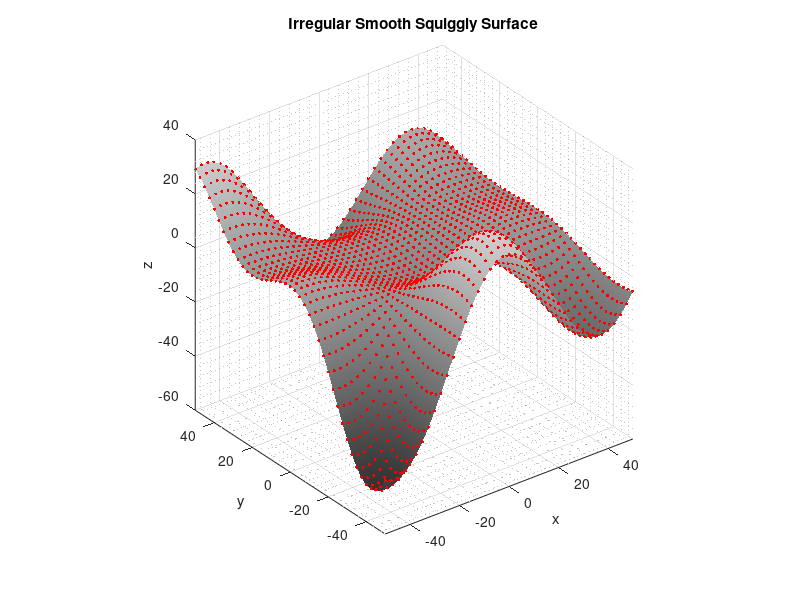
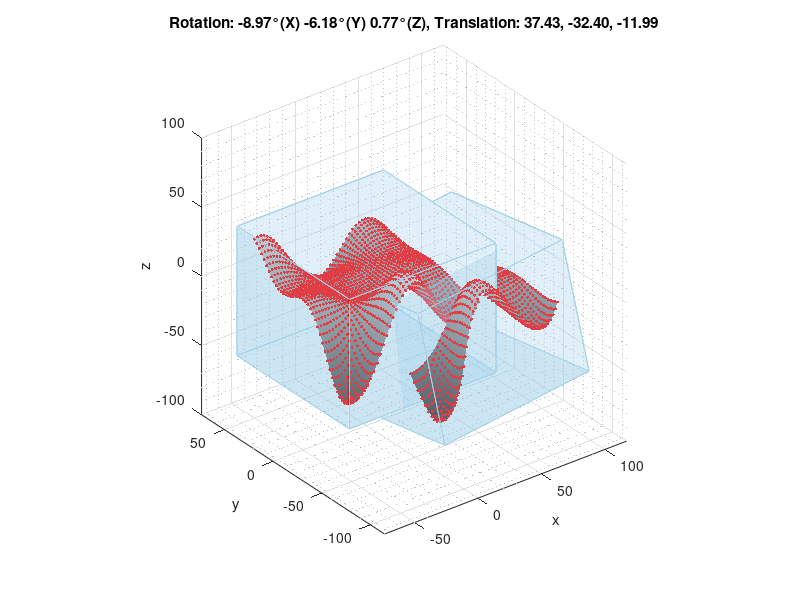

Source code (MATLAB) for these figures, in order: (Note: this script raises an error after producing the figures.)
%% Point-to-point Iterative Closest Point Algorithm - 3D

% 3-dimensional hardware friendly implementation of the point-to-point
% Iterative Closest Point (ICP) point cloud registration algorithm

out_dir_LIGHT = 'P2P_ICP_3D_Figures_LIGHT';
out_dir_DARK = 'P2P_ICP_3D_Figures_DARK';

%% Generate an irregular smooth squiggly surface

% Parameters
range = 100;            % size of 3D cubic volume containing surface (must be a whole number multiple of 4)
extent = 1;             % factor to scale range and define the horizontal extent of the surface
n_points = 10;          % number of horizontal points per range increment
downsample_factor = 1;  % source point cloud downsample factor

% Initizlize time singal vector for horizontal axes (x and y)
t = linspace(0, extent*range, extent*range*n_points+1);
x = zeros(size(t));
y = zeros(size(t));

% Number of harmonic components for horizontal signal vectors (more terms = more irregularity)
num_terms = 10;

% Stocastically generate both horizontal functions
for k = 1:num_terms
    A1 = ((rand()*(sqrt(range/2)/3))+(2*(sqrt(range/2)/3)))*(1/k);
    f1 = (rand()*1/range)+1/(2*range);
    phi1 = rand()*2*pi;
    if rand() > 0.5
        x = x + A1 * sin(2*pi*f1*t + phi1);
    else
        x = x + A1 * cos(2*pi*f1*t + phi1);
    end
    
    A2 = ((rand()*(sqrt(range/2)/3))+(2*(sqrt(range/2)/3)))*(1/k);
    f2 = (rand()*1/range)+1/(2*range);
    phi2 = rand()*2*pi;
    if rand() > 0.5
        y = y + A2 * sin(2*pi*f2*t + phi2);
    else
        y = y + A2 * cos(2*pi*f2*t + phi2);
    end
end

% Create a surface grid and multiply horizontal signal vectors to define the surface along the vertical axis
[X, Y] = meshgrid(t, t);
Z = (x' * y)/2;

% Densely sampled 3D point cloud
XYZ = [X(:) Y(:) Z(:)];

%% 3D Point Cloud

% Downsample the surface to generate a 3D point cloud
pc = zeros((n_points*4*extent+1)^2, 3);
temp_X = reshape(XYZ(:, 1), repmat(extent*range*n_points+1, [1, 2]));
pc(:, 1) = reshape(temp_X(1:range/4:end, 1:range/4:end), [], 1);
temp_Y = reshape(XYZ(:, 2), repmat(extent*range*n_points+1, [1, 2]));
pc(:, 2) = reshape(temp_Y(1:range/4:end, 1:range/4:end), [], 1);
temp_Z = reshape(XYZ(:, 3), repmat(extent*range*n_points+1, [1, 2]));
pc(:, 3) = reshape(temp_Z(1:range/4:end, 1:range/4:end), [], 1);

% Center the 3D point cloud at zero (center the surface data as well)
pc = pc - mean(pc, 1);
XYZ = XYZ - mean(XYZ, 1);

% Define the corners for a bounding cube around pc with a 10% border
min_X = min(pc(:, 1));
max_X = max(pc(:, 1));
min_Y = min(pc(:, 2));
max_Y = max(pc(:, 2));
min_Z = min(pc(:, 3));
max_Z = max(pc(:, 3));
border = min([0.1*(max_X-min_X), 0.1*(max_Y-min_Y), 0.1*(max_Z-min_Z)]);
cnrs = [min_X-border, min_Y-border, min_Z-border; ...
        max_X+border, min_Y-border, min_Z-border; ...
        max_X+border, max_Y+border, min_Z-border; ...
        min_X-border, max_Y+border, min_Z-border; ...
        min_X-border, min_Y-border, max_Z+border; ...
        max_X+border, min_Y-border, max_Z+border; ...
        max_X+border, max_Y+border, max_Z+border; ...
        min_X-border, max_Y+border, max_Z+border; ...
        min_X-border, min_Y-border, min_Z-border; ...
        max_X+border, min_Y-border, min_Z-border; ...
        max_X+border, min_Y-border, max_Z+border; ...
        min_X-border, min_Y-border, max_Z+border; ...
        min_X-border, max_Y+border, min_Z-border; ...
        max_X+border, max_Y+border, min_Z-border; ...
        max_X+border, max_Y+border, max_Z+border; ...
        min_X-border, max_Y+border, max_Z+border; ...
        min_X-border, min_Y-border, min_Z-border; ...
        min_X-border, max_Y+border, min_Z-border; ...
        min_X-border, max_Y+border, max_Z+border; ...
        min_X-border, min_Y-border, max_Z+border; ...
        max_X+border, min_Y-border, min_Z-border; ...
        max_X+border, max_Y+border, min_Z-border; ...
        max_X+border, max_Y+border, max_Z+border; ...
        max_X+border, min_Y-border, max_Z+border];

%% Downsample the point cloud

% Downsample the 3D point cloud according to downsample_factor using binning
num_bins = ceil(sqrt(size(pc, 1))/downsample_factor);
pc_downsampled = zeros(num_bins^2, 3);

temp_pcX = reshape(pc(:, 1), repmat(sqrt(size(pc, 1)), [1, 2]));
temp_pcY = reshape(pc(:, 2), repmat(sqrt(size(pc, 1)), [1, 2]));

pc_downsampled(:, 1) = reshape(temp_pcX(1:downsample_factor:end, 1:downsample_factor:end), [], 1);
pc_downsampled(:, 2) = reshape(temp_pcY(1:downsample_factor:end, 1:downsample_factor:end), [], 1);

temp_pcZ = reshape(pc(:, 3), repmat(sqrt(size(pc, 1)), [1, 2]));
temp_pcZ_downsampled = zeros(ceil(size(temp_pcZ)/4));

for i = 1:num_bins
    bin_i_start = (i-1) * downsample_factor + 1;
    bin_i_end = min(i * downsample_factor, sqrt(size(pc, 1)));
    for j = 1:num_bins
        bin_j_start = (j-1) * downsample_factor + 1;
        bin_j_end = min(j * downsample_factor, sqrt(size(pc, 1)));        
        temp_pcZ_downsampled(i, j) = mean(mean(temp_pcZ(bin_i_start:bin_i_end, bin_j_start:bin_j_end)));
    end
end

% pc_downsampled(:, 3) = reshape(temp_pcZ_downsampled, [], 1);
pc_downsampled(:, 3) = reshape(temp_pcZ(1:downsample_factor:end, 1:downsample_factor:end), [], 1);

%% Add some noise to simulate real world acquisition

% Add Gaussian nonise to the point cloud
noise_level = range/200; % Adjust the noise level as needed
noise = 0; %noise_level * randn(size(pc_downsampled)); % Generate Gaussian noise
pc_noisy = pc_downsampled + noise; % Add noise to the point cloud

%% Transform the point cloud and add some noise

% Random rotation andles for each axis (x, y & z)
angles = (rand(1, 3) * deg2rad(30)) - deg2rad(15);

% Per-axis rotation matrices
Rx = [1, 0, 0;
      0, cos(angles(1)), -sin(angles(1));
      0, sin(angles(1)), cos(angles(1))];

Ry = [cos(angles(2)), 0, sin(angles(2));
      0, 1, 0;
      -sin(angles(2)), 0, cos(angles(2))];

Rz = [cos(angles(3)), -sin(angles(3)), 0;
      sin(angles(3)), cos(angles(3)), 0;
      0, 0, 1];

% 3-dimensioinal rotation matrix (axis rotations applied in ZYX order)
R = Rz * Ry * Rx;

% Random translation vector
t = rand(1, 3)*2*range-range; % Random translation in the range [0, 10]

% Apply transformation: rotate then translate
pc_transformed = (R * pc_noisy')' + t;
XYZ_transformed = (R * XYZ')' + t;
cnrs_transformed = (R * cnrs')' + t;

%% Visualize the point clouds

% Visualize the surface including the downsampled point cloud
figure; hold on;
surf(reshape(XYZ(:, 1), repmat(sqrt(size(XYZ, 1)), [1, 2])), ...
     reshape(XYZ(:, 2), repmat(sqrt(size(XYZ, 1)), [1, 2])), ...
     reshape(XYZ(:, 3), repmat(sqrt(size(XYZ, 1)), [1, 2])), ...
     'EdgeColor', 'none');
scatter3(reshape(pc(:, 1), repmat(sqrt(size(pc, 1)), [1, 2])), ...
         reshape(pc(:, 2), repmat(sqrt(size(pc, 1)), [1, 2])), ...
         reshape(pc(:, 3), repmat(sqrt(size(pc, 1)), [1, 2])), ...
         'filled', 'MarkerFaceColor', 'r', 'SizeData', 5);
hold off; axis equal; view(3);
grid on; grid minor
colormap(repmat(linspace(0.2, 0.8, 256)', [1, 3]));

xlim([min(XYZ(:, 1)) max(XYZ(:, 1))]);
ylim([min(XYZ(:, 2)) max(XYZ(:, 2))]);

xlabel('x');
ylabel('y');
zlabel('z');
title('Irregular Smooth Squiggly Surface');
fig1 = gcf;

% Visualize point clouds before ICP
figure; hold on;

% Original point cloud
scatter3(reshape(pc(:, 1), repmat(sqrt(size(pc, 1)), [1, 2])), ...
         reshape(pc(:, 2), repmat(sqrt(size(pc, 1)), [1, 2])), ...
         reshape(pc(:, 3), repmat(sqrt(size(pc, 1)), [1, 2])), ...
         'filled', 'MarkerFaceColor', 'r', 'SizeData', 5);
surf(reshape(XYZ(:, 1), repmat(sqrt(size(XYZ, 1)), [1, 2])), ...
     reshape(XYZ(:, 2), repmat(sqrt(size(XYZ, 1)), [1, 2])), ...
     reshape(XYZ(:, 3), repmat(sqrt(size(XYZ, 1)), [1, 2])), ...
     'EdgeColor', 'none');
for i = 1:4:24
    fill3(cnrs(i:(i+3), 1), cnrs(i:(i+3), 2), cnrs(i:(i+3), 3), ...
          [0.6 0.8 0.9], 'FaceAlpha', 0.3, 'EdgeColor', [0.64 0.82 0.91]);
end

% Transformed point cloud
scatter3(reshape(pc_transformed(:, 1), repmat(sqrt(size(pc_transformed, 1)), [1, 2])), ...
         reshape(pc_transformed(:, 2), repmat(sqrt(size(pc_transformed, 1)), [1, 2])), ...
         reshape(pc_transformed(:, 3), repmat(sqrt(size(pc_transformed, 1)), [1, 2])), ...
         'filled', 'MarkerFaceColor', 'r', 'SizeData', 5);
surf(reshape(XYZ_transformed(:, 1), repmat(sqrt(size(XYZ_transformed, 1)), [1, 2])), ...
     reshape(XYZ_transformed(:, 2), repmat(sqrt(size(XYZ_transformed, 1)), [1, 2])), ...
     reshape(XYZ_transformed(:, 3), repmat(sqrt(size(XYZ_transformed, 1)), [1, 2])), ...
     'EdgeColor', 'none');
for i = 1:4:24
    fill3(cnrs_transformed(i:(i+3), 1), cnrs_transformed(i:(i+3), 2), cnrs_transformed(i:(i+3), 3), ...
          [0.6 0.8 0.9], 'FaceAlpha', 0.3, 'EdgeColor', [0.64 0.82 0.91]);
end

hold off; axis equal; view(3);
grid on; grid minor
colormap(repmat(linspace(0.2, 0.8, 256)', [1, 3]));

% Minimum axis limits
x_limits = [min([cnrs(:, 1); cnrs_transformed(:, 1)]), max([cnrs(:, 1); cnrs_transformed(:, 1)])];
y_limits = [min([cnrs(:, 2); cnrs_transformed(:, 2)]), max([cnrs(:, 2); cnrs_transformed(:, 2)])];
z_limits = [min([cnrs(:, 3); cnrs_transformed(:, 3)]), max([cnrs(:, 3); cnrs_transformed(:, 3)])];

% Increase limits by 20%
x_range_increase = 0.1 * (x_limits(2) - x_limits(1));
y_range_increase = 0.1 * (y_limits(2) - y_limits(1));

% Set new axis limits
xlim([x_limits(1) - x_range_increase, x_limits(2) + x_range_increase]);
ylim([y_limits(1) - y_range_increase, y_limits(2) + y_range_increase]);

xlabel('x');
ylabel('y');
zlabel('z');
title(sprintf('Rotation: %.2f°(X) %.2f°(Y) %.2f°(Z), Translation: %.2f, %.2f, %.2f', rad2deg(angles(1)), rad2deg(angles(2)), rad2deg(angles(3)), t(1), t(2), t(3)));
fig2 = gcf;

%% Prompt the user to save figures

% Output directory
if ~exist(out_dir_LIGHT, 'dir')
    mkdir(out_dir_LIGHT);
elseif ~exist(out_dir_DARK, 'dir')
    mkdir(out_dir_DARK);
end

saveFiguresInput = input('Set save figures flag? (Y/N): ', 's');

if strcmpi(saveFiguresInput, 'Y')
    saveFigures = 1;
elseif strcmpi(saveFiguresInput, 'N')
    saveFigures = 0;
else
    error('Invalid input. Please enter Y or N.');
end

if saveFigures
    delete(fullfile(out_dir_LIGHT, '*'));
    delete(fullfile(out_dir_DARK, '*'));

    % Export light and dark theme versions
    fig1.Theme = 'light';
    fig1.Color = [0.95 0.95 0.95]; % figure background
    exportgraphics(fig1, sprintf('%s/squiggly_surface.png', out_dir_LIGHT), 'Resolution', 300, 'Padding', 'figure');
    fig1.Theme = 'dark';
    fig1.Color = [0.15 0.15 0.15]; % figure background
    exportgraphics(fig1, sprintf('%s/squiggly_surface.png', out_dir_DARK), 'Resolution', 300, 'Padding', 'figure');

    % Export light and dark theme versions
    fig2.Theme = 'light';
    fig2.Color = [0.95 0.95 0.95]; % figure background
    exportgraphics(fig2, sprintf('%s/point_clouds.png', out_dir_LIGHT), 'Resolution', 300, 'Padding', 'figure');
    fig2.Theme = 'dark';
    fig2.Color = [0.15 0.15 0.15]; % figure background
    exportgraphics(fig2, sprintf('%s/point_clouds.png', out_dir_DARK), 'Resolution', 300, 'Padding', 'figure');

    % Close figures to save memory
    close(fig1);
    close(fig2);
end

%% Iterative Closest Point (ICP) Algorithm

% Reference point cloud: pc
Q = pc;
% Input point cloud: pc_transformed
P = pc_transformed;

% The whole idea with the ICP algorithm is to, as the name implies,
% iteratively transform the points in P such that they lie above their
% corresponding points in Q

% Matrix to keep track of the total transformation
T = eye(4);

% Construct a k-dimensional (k-D) tree for the reference point cloud Q
Q_tree = KDTreeSearcher(Q);

% For each pooint in P, find the nearest point in Q
nearest_idx = knnsearch(Q_tree, P);
Q_nearest = Q(nearest_idx, :);

% Initialize the transformation errors
prev_transformation_error = inf;

% Calculate the transformation error as the root mean squared distance
transformation_error = mean(sqrt(sum((P - Q_nearest).^2, 2)));

% Set a maximum number of iterations in the case of no convergence
max_iterations = 100; % Maximum number of iterations
iteration = 0; % Initialize iteration counter

% Continue to iterate while the transformation error continues to change
while (abs(prev_transformation_error - transformation_error) > eps) && (iteration - 1 < max_iterations)

    % For each pooint in P, find the nearest point in Q
    nearest_idx = knnsearch(Q_tree, P);
    Q_nearest = Q(nearest_idx, :);

    if saveFigures
        % Visualize point clouds
        figure; hold on;
    
        % Reference point cloud
        scatter3(reshape(Q(:, 1), repmat(sqrt(size(Q, 1)), [1, 2])), ...
                 reshape(Q(:, 2), repmat(sqrt(size(Q, 1)), [1, 2])), ...
                 reshape(Q(:, 3), repmat(sqrt(size(Q, 1)), [1, 2])), ...
                 'filled', 'MarkerFaceColor', 'r', 'SizeData', 5);
        surf(reshape(XYZ(:, 1), repmat(sqrt(size(XYZ, 1)), [1, 2])), ...
             reshape(XYZ(:, 2), repmat(sqrt(size(XYZ, 1)), [1, 2])), ...
             reshape(XYZ(:, 3), repmat(sqrt(size(XYZ, 1)), [1, 2])), ...
             'EdgeColor', 'none');
        for i = 1:4:24
            fill3(cnrs(i:(i+3), 1), cnrs(i:(i+3), 2), cnrs(i:(i+3), 3), ...
                  [0.6 0.8 0.9], 'FaceAlpha', 0.3, 'EdgeColor', [0.64 0.82 0.91]);
        end
    
        % Input point cloud
        scatter3(reshape(P(:, 1), repmat(sqrt(size(P, 1)), [1, 2])), ...
                 reshape(P(:, 2), repmat(sqrt(size(P, 1)), [1, 2])), ...
                 reshape(P(:, 3), repmat(sqrt(size(P, 1)), [1, 2])), ...
                 'filled', 'MarkerFaceColor', 'r', 'SizeData', 5);
        surf(reshape(XYZ_transformed(:, 1), repmat(sqrt(size(XYZ_transformed, 1)), [1, 2])), ...
             reshape(XYZ_transformed(:, 2), repmat(sqrt(size(XYZ_transformed, 1)), [1, 2])), ...
             reshape(XYZ_transformed(:, 3), repmat(sqrt(size(XYZ_transformed, 1)), [1, 2])), ...
             'EdgeColor', 'none');
        for i = 1:4:24
            fill3(cnrs_transformed(i:(i+3), 1), cnrs_transformed(i:(i+3), 2), cnrs_transformed(i:(i+3), 3), ...
                  [0.6 0.8 0.9], 'FaceAlpha', 0.3, 'EdgeColor', [0.64 0.82 0.91]);
        end
    
        % For each point in P, draw a line to the nearest point in Q
        for i = 1:size(P, 1)
            plot3([P(i, 1) Q_nearest(i, 1)], [P(i, 2) Q_nearest(i, 2)], [P(i, 3) Q_nearest(i, 3)], 'LineWidth', 0.1);
        end
    
        hold off; axis equal; view(3);
        grid on; grid minor
        colormap(repmat(linspace(0.2, 0.8, 256)', [1, 3]));
    
        % Minimum axis limits
        x_limits = [min([cnrs(:, 1); cnrs_transformed(:, 1)]), max([cnrs(:, 1); cnrs_transformed(:, 1)])];
        y_limits = [min([cnrs(:, 2); cnrs_transformed(:, 2)]), max([cnrs(:, 2); cnrs_transformed(:, 2)])];
        z_limits = [min([cnrs(:, 3); cnrs_transformed(:, 3)]), max([cnrs(:, 3); cnrs_transformed(:, 3)])];
    
        % Increase limits by 20%
        x_range_increase = 0.1 * (x_limits(2) - x_limits(1));
        y_range_increase = 0.1 * (y_limits(2) - y_limits(1));
    
        % Set new axis limits
        xlim([x_limits(1) - x_range_increase, x_limits(2) + x_range_increase]);
        ylim([y_limits(1) - y_range_increase, y_limits(2) + y_range_increase]);
    
        xlabel('x');
        ylabel('y');
        zlabel('z');
        title(sprintf("ICP Iteration %d | Transformation Error: %.2f", iteration, transformation_error));
    
        fig = gcf;
    
        % Export light and dark theme versions
        fig.Theme = 'light';
        fig.Color = [0.95 0.95 0.95]; % figure background
        exportgraphics(fig, sprintf('%s/ICP_iteration_%d.png', out_dir_LIGHT, iteration), 'Resolution', 300, 'Padding', 'figure');
        fig.Theme = 'dark';
        fig.Color = [0.15 0.15 0.15]; % figure background
        exportgraphics(fig, sprintf('%s/ICP_iteration_%d.png', out_dir_DARK, iteration), 'Resolution', 300, 'Padding', 'figure');
    
        close(gcf);
    end

    % Compute centroids of P and its nearest points in Q
    P_centroid = mean(P, 1);
    Q_nearest_centroid = mean(Q_nearest, 1);

    % Center P and its nearest points in Q
    P_centered = P - P_centroid;
    Q_nearest_centered = Q_nearest - Q_nearest_centroid;

    % Evaluate the covariance matrix H
    H = P_centered' * Q_nearest_centered;

    % Extract the skew vector from the cross-covariance matrix H
    delta = [H(2, 3)-H(3, 2); ...
             H(3, 1)-H(1, 3); ...
             H(1, 2)-H(2, 1)];
    
    % Use Horn's method to construct the 4x4 quaternion characteristic matrix N
    N = zeros(4, 4);
    N(1, 1) = trace(H);
    N(1, 2:4) = delta';
    N(2:4, 1) = delta;
    N(2:4, 2:4) = [2*H(1, 1)-trace(H), H(1, 2)+H(2, 1),    H(1, 3)+H(3, 1); ...
                   H(2, 1)+H(1, 2),    2*H(2, 2)-trace(H), H(2, 3)+H(3, 2); ...
                   H(3, 1)+H(1, 3),    H(3, 2)+H(2, 3),    2*H(3, 3)-trace(H)];
    
    % Use the power iteration method to compute the dominant eigen vector, corresponding to the unit quaternion
    q = [1; 0; 0; 0];
    K = 100;
    for k = 1:K
        q_temp = N * q;
        q_temp = q_temp / norm(q_temp);
        if norm(q - q_temp) < eps
            break
        end
        q = q_temp;
    end
    
    % Quaternion to rotation matrix conversion
    R = [1 - 2*(q(3)^2 + q(4)^2),   2*(q(2)*q(3) - q(4)*q(1)), 2*(q(2)*q(4) + q(3)*q(1)); ...
         2*(q(2)*q(3) + q(4)*q(1)), 1 - 2*(q(2)^2 + q(4)^2),   2*(q(3)*q(4) - q(2)*q(1)); ...
         2*(q(2)*q(4) - q(3)*q(1)), 2*(q(3)*q(4) + q(2)*q(1)), 1 - 2*(q(2)^2 + q(3)^2)];

    % Translation vector
    t = (Q_nearest_centroid' - R * P_centroid')';

    % Update the total transformation
    T_temp = [R     t'; ...
         0 0 0 1];
    T = T_temp * T;

    % Transform P
    P = (R * P')' + t;
    XYZ_transformed = (R * XYZ_transformed')' + t;
    cnrs_transformed = (R * cnrs_transformed')' + t;

    % Update the previous transformation error
    prev_transformation_error = transformation_error;

    % Calculate the transformation error as the root mean squared distance
    transformation_error = mean(sqrt(sum((P - Q_nearest).^2, 2)));

    % Increment the iteration counter
    iteration = iteration + 1;
end

if iteration >= max_iterations
    fprintf("Maximum iterations (%d) reached - STOPPED\n", max_iterations);
else
    fprintf("CONVERGED after %d iterations\n", iteration-1);
end

%% DONE

% Total rotation and translation
R_total = T(1:3, 1:3);
t_total = T(1:3, 4);
eul = rad2deg(rotm2eul(R_total, 'XYZ'));

fprintf("Total transformation - Rotation: %.2f°(X) %.2f°(Y) %.2f°(Z), Translation: %.2f, %.2f, %.2f\n", eul(1), eul(2), eul(3), t_total(1), t_total(2), t_total(3));

P = pc_transformed;

P = [P, ones(size(P, 1), 1)];

P = (T*P')';

P = P(:, 1:3);

% Visualize point clouds
figure; hold on;

% Reference point cloud
scatter3(reshape(Q(:, 1), repmat(sqrt(size(Q, 1)), [1, 2])), ...
         reshape(Q(:, 2), repmat(sqrt(size(Q, 1)), [1, 2])), ...
         reshape(Q(:, 3), repmat(sqrt(size(Q, 1)), [1, 2])), ...
         'filled', 'MarkerFaceColor', 'r', 'SizeData', 5);
surf(reshape(XYZ(:, 1), repmat(sqrt(size(XYZ, 1)), [1, 2])), ...
     reshape(XYZ(:, 2), repmat(sqrt(size(XYZ, 1)), [1, 2])), ...
     reshape(XYZ(:, 3), repmat(sqrt(size(XYZ, 1)), [1, 2])), ...
     'EdgeColor', 'none');
for i = 1:4:24
    fill3(cnrs(i:(i+3), 1), cnrs(i:(i+3), 2), cnrs(i:(i+3), 3), ...
          [0.6 0.8 0.9], 'FaceAlpha', 0.3, 'EdgeColor', [0.64 0.82 0.91]);
end

% Input point cloud
scatter3(reshape(P(:, 1), repmat(sqrt(size(P, 1)), [1, 2])), ...
         reshape(P(:, 2), repmat(sqrt(size(P, 1)), [1, 2])), ...
         reshape(P(:, 3), repmat(sqrt(size(P, 1)), [1, 2])), ...
         'filled', 'MarkerFaceColor', 'r', 'SizeData', 5);
surf(reshape(XYZ_transformed(:, 1), repmat(sqrt(size(XYZ_transformed, 1)), [1, 2])), ...
     reshape(XYZ_transformed(:, 2), repmat(sqrt(size(XYZ_transformed, 1)), [1, 2])), ...
     reshape(XYZ_transformed(:, 3), repmat(sqrt(size(XYZ_transformed, 1)), [1, 2])), ...
     'EdgeColor', 'none');
for i = 1:4:24
    fill3(cnrs_transformed(i:(i+3), 1), cnrs_transformed(i:(i+3), 2), cnrs_transformed(i:(i+3), 3), ...
          [0.6 0.8 0.9], 'FaceAlpha', 0.3, 'EdgeColor', [0.64 0.82 0.91]);
end

hold off; axis equal; view(3);
grid on; grid minor
colormap(repmat(linspace(0.2, 0.8, 256)', [1, 3]));

% Minimum axis limits
x_limits = [min([cnrs(:, 1); cnrs_transformed(:, 1)]), max([cnrs(:, 1); cnrs_transformed(:, 1)])];
y_limits = [min([cnrs(:, 2); cnrs_transformed(:, 2)]), max([cnrs(:, 2); cnrs_transformed(:, 2)])];
z_limits = [min([cnrs(:, 3); cnrs_transformed(:, 3)]), max([cnrs(:, 3); cnrs_transformed(:, 3)])];

% Increase limits by 20%
x_range_increase = 0.1 * (x_limits(2) - x_limits(1));
y_range_increase = 0.1 * (y_limits(2) - y_limits(1));

% Set new axis limits
xlim([x_limits(1) - x_range_increase, x_limits(2) + x_range_increase]);
ylim([y_limits(1) - y_range_increase, y_limits(2) + y_range_increase]);

xlabel('x');
ylabel('y');
zlabel('z');
title(sprintf("Total transformation - Rotation: %.2f°(X) %.2f°(Y) %.2f°(Z), Translation: %.2f, %.2f, %.2f\n", eul(1), eul(2), eul(3), t_total(1), t_total(2), t_total(3)));